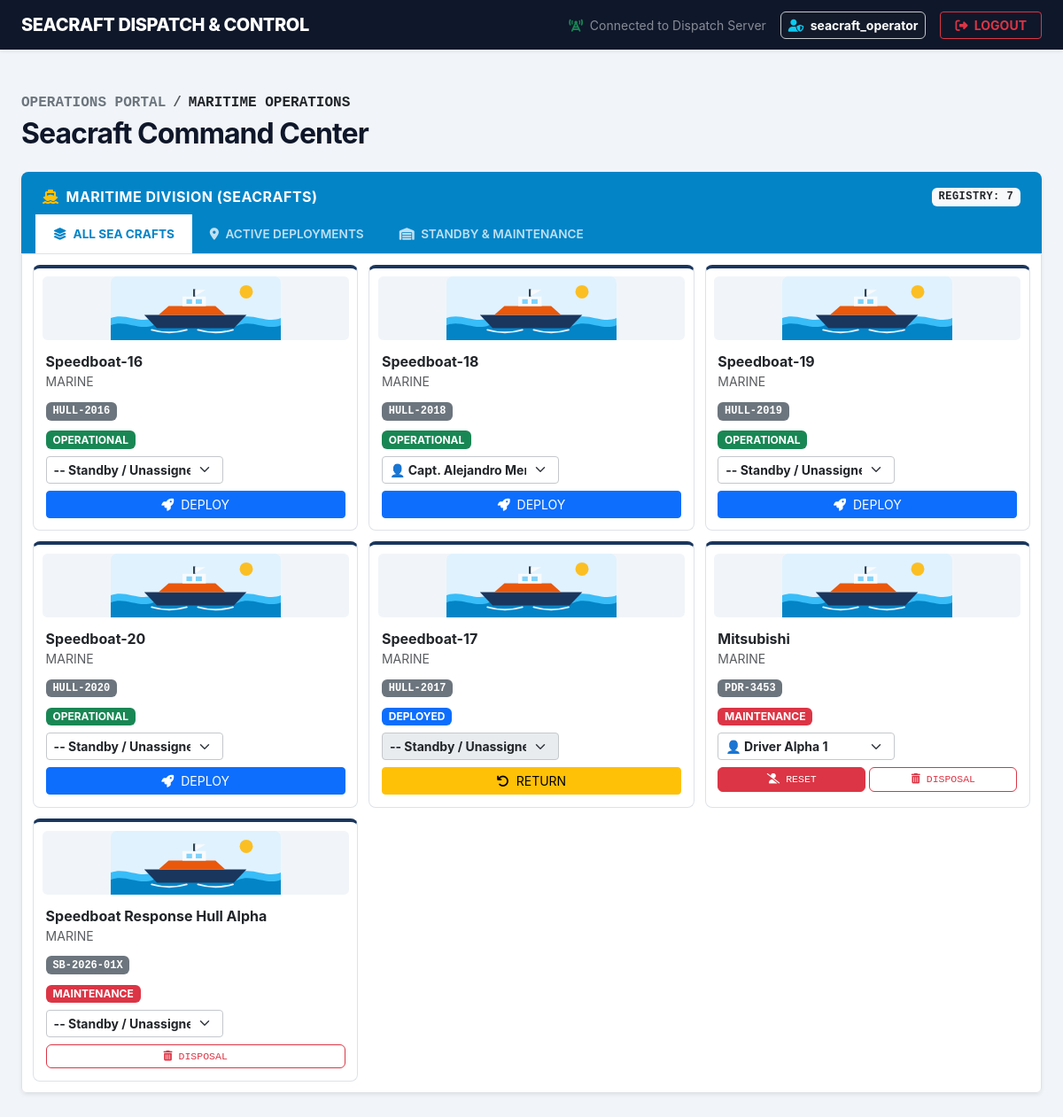
The page /maritime/dispatch/ (signed in) on the database as committed earlier.
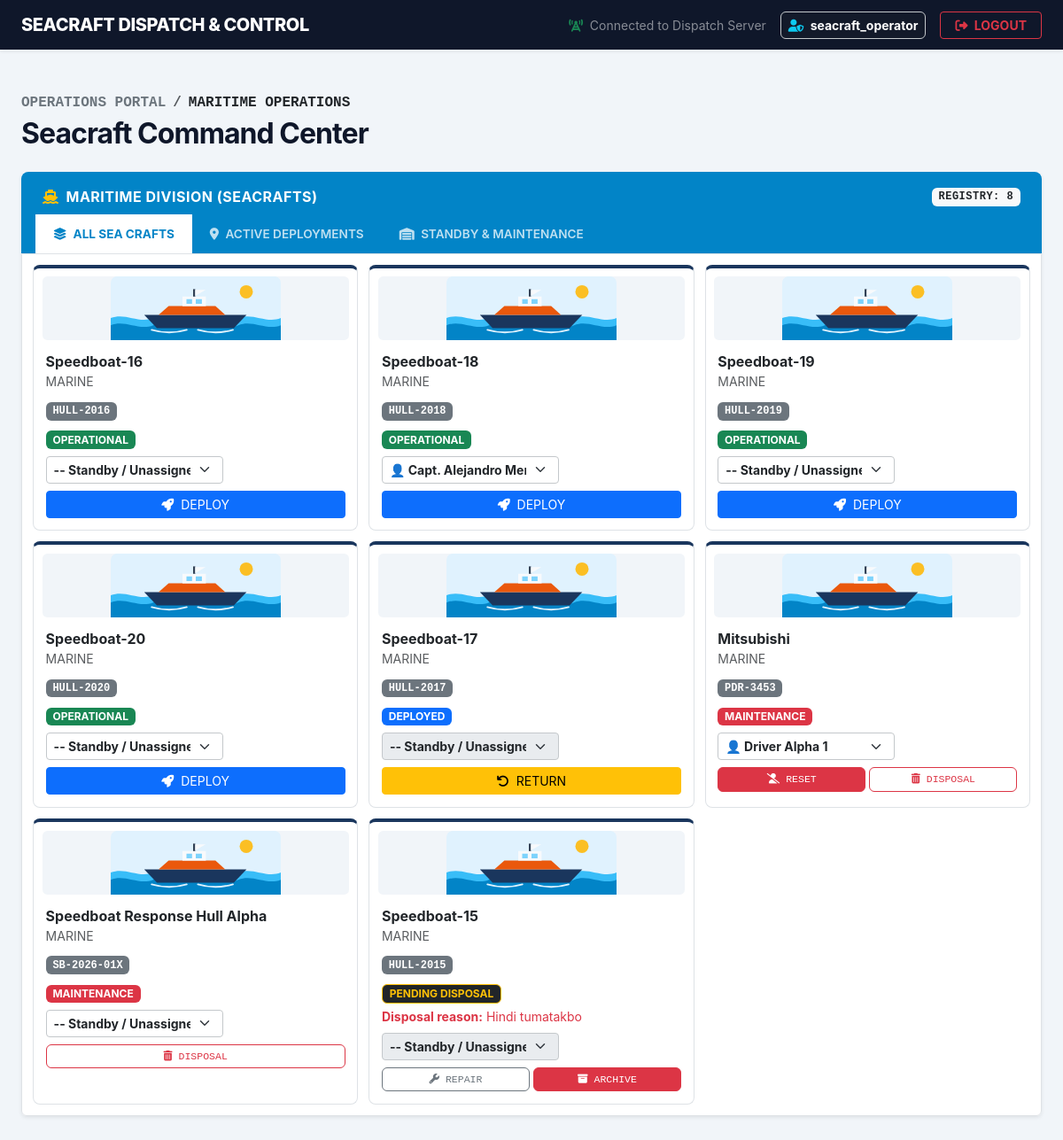
The same page on the database as committed later.
### fleet/models.py (models this page shows, shortened)
class Vehicle(models.Model):
    STATUS_CHOICES = [
        ('OPERATIONAL', 'Operational'),
        ('MAINTENANCE', 'Maintenance'),
        ('DEPLOYED', 'Deployed'),
    ]
    model_name = models.CharField(max_length=100)
    plate_number = models.CharField(max_length=50, unique=True)
    vehicle_type = models.ForeignKey(VehicleType, on_delete=models.CASCADE)
    status = models.CharField(
        max_length=50,
        choices=STATUS_CHOICES,
        default='OPERATIONAL'
    )
    assigned_driver = models.ForeignKey(
        Driver,
        on_delete=models.SET_NULL,
        null=True,
        blank=True,
        related_name='vehicles'
    )

class VehicleType(models.Model):
    name = models.CharField(max_length=50, unique=True)

### fleet/views.py (the view, shortened to what this page needs)
# urls.py: path('maritime/dispatch/', views.seacraft_dispatch_view, name='seacraft_dispatch'),
@login_required
def seacraft_dispatch_view(request):
    user = request.user
    is_authorized = (
        user.is_superuser
        or user.groups.filter(name="Seacraft Dispatch").exists()
        or any(x in user.username.lower() for x in ["sea", "maritime"])
    )
    if not is_authorized:
        messages.error(
            request, "Access restricted to authorized Maritime Dispatchers."
        )
        return redirect("homepage")
    busy_driver_ids = Vehicle.objects.filter(
        status="DEPLOYED", assigned_driver__isnull=False
    ).values_list("assigned_driver_id", flat=True)
    available_drivers = Driver.objects.filter(
        is_active=True,
        license_number__startswith="MAR-"
    ).exclude(
        id__in=busy_driver_ids
    )
    sea_crafts = (
        Vehicle.objects.filter(
            Q(vehicle_type__name__iexact="marine")
            | Q(vehicle_type__name__iexact="maritime")
        )
        .exclude(status__in=["ARCHIVED", "DISPOSED"])
        .select_related("vehicle_type", "assigned_driver")
        .order_by(
            Case(
                When(status="OPERATIONAL", then=Value(1)),
                When(status="DEPLOYED", then=Value(2)),
                When(status="MAINTENANCE", then=Value(3)),
                When(status="PENDING_DISPOSAL", then=Value(4)),
                default=Value(5),
                output_field=IntegerField(),
            ),
            "model_name",
        )
    )
    sea_crafts = add_disposal_reasons(sea_crafts)
    return render(
        request,
        "fleet/seacraft_dispatch.html",
        {"sea_crafts": sea_crafts, "drivers": available_drivers},
    )

### fleet/templates/fleet/seacraft_dispatch.html (shortened to what the changed rows need)
{% load static %}
<!DOCTYPE html>
<html lang="en">
<head>
    <link href="https://cdn.jsdelivr.net/npm/bootstrap@5.3.0/dist/css/bootstrap.min.css" rel="stylesheet">
    <link rel="stylesheet" href="https://cdnjs.cloudflare.com/ajax/libs/font-awesome/6.4.0/css/all.min.css">
    <link rel="stylesheet" href="{% static 'fleet/css/asset_grid.css' %}">
</head>
<body>
    <main class="container-fluid py-5 px-4" style="max-width: 1600px;">
        <div class="mb-4">
            <h2 class="fw-bold m-0" style="letter-spacing: -0.03em; color: var(--brand-blue);">Seacraft Command Center</h2>
        </div>
        <div class="card shadow-sm border-0 mb-5">
            <div class="panel-header-custom p-0 border-0" style="background-color: #0284C7;">
                <div class="d-flex justify-content-between align-items-center px-4 pt-3 pb-2">
                    <span><i class="fa-solid fa-ship me-2 text-warning"></i>MARITIME DIVISION (SEACRAFTS)</span>
                    <span class="badge bg-light text-dark font-monospace">REGISTRY: {{ sea_crafts.count }}</span>
                </div>
            </div>
            <div class="card-body p-0 border bg-white rounded-bottom table-responsive">
                <div class="tab-content" id="seacraftTabContent">
                    <div class="tab-pane fade show active" id="all-crafts" role="tabpanel" aria-labelledby="all-crafts-tab">
                        <table class="table table-hover align-middle mb-0 asset-grid-table asset-grid-table--sea">
                            <tbody>
                                {% for craft in sea_crafts %}
                                <tr>
                                    <td>
                                        <strong>{{ craft.model_name }}</strong>
                                        <div class="text-muted small">{{ craft.vehicle_type.name }}</div>
                                    </td>
                                    <td><span class="badge bg-secondary font-monospace">{{ craft.plate_number }}</span></td>
                                    <td>
                                        {% if craft.status == 'DEPLOYED' %}
                                            <span class="badge bg-primary">DEPLOYED</span>
                                        {% elif craft.status == 'MAINTENANCE' %}
                                            <span class="badge bg-danger">MAINTENANCE</span>
                                        {% elif craft.status == 'PENDING_DISPOSAL' %}
                                            <span class="badge bg-dark border border-warning text-warning">PENDING DISPOSAL</span>
                                            <div class="small text-danger mt-1">
                                                <strong>Disposal reason:</strong>
                                                {{ craft.disposal_reason|default:"No reason recorded." }}
                                            </div>
                                        {% else %}
                                            <span class="badge bg-success">OPERATIONAL</span>
                                        {% endif %}
                                    </td>
                                    <td>
                                        <form action="{% url 'dashboard_portal:seacraft_dispatch' %}" method="post" class="d-flex gap-2 m-0">
                                            <select name="driver_id"
                                                    class="form-select form-select-sm fw-bold border-secondary-subtle"
                                                    style="max-width: 200px; cursor: pointer;"
                                                    onchange="this.form.submit();"
                                                    {% if craft.status == 'DEPLOYED' or craft.status == 'PENDING_DISPOSAL' %}disabled{% endif %}>
                                                <option value="">-- Standby / Unassigned --</option>
                                                {% if craft.assigned_driver %}
                                                    <option value="{{ craft.assigned_driver.id }}" selected>
                                                        👤 {{ craft.assigned_driver.name }} {% if craft.status == 'DEPLOYED' %}(In Field){% endif %}
                                                    </option>
                                                {% endif %}
                                            </select>
                                        </form>
                                    </td>
                                    <td>
                                        {% if craft.status == 'OPERATIONAL' %}
                                            <form action="{% url 'dashboard_portal:seacraft_dispatch' %}" method="post" class="m-0">
                                                <button type="submit" class="btn btn-sm btn-primary w-100"><i class="fa-solid fa-rocket me-1"></i> DEPLOY</button>
                                            </form>
                                        {% elif craft.status == 'DEPLOYED' %}
                                            <form action="{% url 'dashboard_portal:seacraft_dispatch' %}" method="post" class="m-0">
                                                <button type="submit" class="btn btn-sm btn-warning w-100"><i class="fa-solid fa-arrow-rotate-left me-1"></i> RETURN</button>
                                            </form>
                                        {% elif craft.status == 'MAINTENANCE' %}
                                            <div class="d-flex gap-1">
                                                {% if craft.assigned_driver %}
                                                <form action="{% url 'dashboard_portal:seacraft_dispatch' %}" method="post" class="m-0 w-50">
                                                    <button type="submit" class="btn btn-xs btn-danger w-100 py-1 font-monospace" style="font-size: 0.72rem;"><i class="fa-solid fa-user-slash"></i> RESET</button>
                                                </form>
                                                {% endif %}
                                                <form action="{% url 'dashboard_portal:seacraft_dispatch' %}" method="post" class="m-0 {% if craft.assigned_driver %}w-50{% else %}w-100{% endif %}" onsubmit="return captureDispatchDisposalRemarks(this);">
                                                    <button type="submit" class="btn btn-xs btn-outline-danger w-100 py-1 font-monospace" style="font-size: 0.72rem;"><i class="fa-solid fa-trash-can"></i> DISPOSAL</button>
                                                </form>
                                            </div>
                                        {% elif craft.status == 'PENDING_DISPOSAL' %}
                                            <div class="d-flex gap-1">
                                                <form action="{% url 'dashboard_portal:seacraft_dispatch' %}" method="post" class="m-0 w-50">
                                                    <button type="submit" class="btn btn-xs btn-outline-secondary w-100 py-1 font-monospace" style="font-size: 0.72rem;" title="Decline and return to Under Maintenance"><i class="fa-solid fa-wrench"></i> REPAIR</button>
                                                </form>
                                                <form action="{% url 'dashboard_portal:seacraft_dispatch' %}" method="post" class="m-0 w-50">
                                                    <button type="submit" class="btn btn-xs btn-danger w-100 py-1 font-monospace" style="font-size: 0.72rem;" title="Confirm asset disposal clearance"><i class="fa-solid fa-box-archive"></i> ARCHIVE</button>
                                                </form>
                                            </div>
                                        {% else %}
                                            <button type="button" class="btn btn-sm btn-secondary w-100" disabled><i class="fa-solid fa-ban me-1"></i> LOCKED</button>
                                        {% endif %}
                                    </td>
                                </tr>
                                {% empty %}
                                <tr><td colspan="5" class="text-center py-4 text-muted fw-semibold">No marine operations fleet assets registered in system mapping rows.</td></tr>
                                {% endfor %}
                            </tbody>
                        </table>
                    </div>
                </div>
            </div>
        </div>
    </main>
</body>
</html>

Rows that differ between the two databases and show on the page:
now on this page (row edited): Vehicle: model_name "Speedboat-15", vehicle_type.name "MARINE", plate_number "HULL-2015", disposal_reason "Hindi tumatakbo"
Other text that changed with them:
{{ sea_crafts.count }}: "7" → "8"
